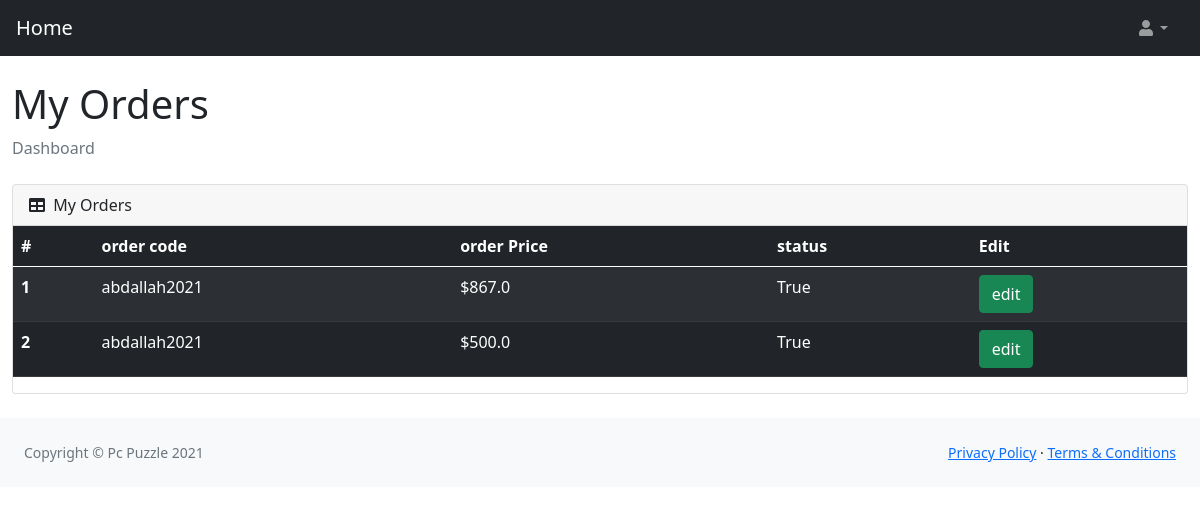
/profile/ (signed in), run on the app's committed database.
### Tech_Parts/models.py (models this page shows, shortened)
class Order(models.Model):
    customer=models.ForeignKey(Customer,blank=True,null=True,on_delete=models.CASCADE)
    supplier=models.ForeignKey(Supplier,on_delete=models.CASCADE,default=1)
    products=models.ManyToManyField(Product,blank=True)
    code=models.CharField(blank=True,null=True,max_length=100)
    ordered=models.BooleanField(default=False)
    delivered=models.BooleanField(default=False)
    device=models.CharField(max_length=120,blank=True,null=True)
    def total_price(self):
        price=0
        for i in self.products.all():
            price += i.price
        return price
    def discount(self):
        percentage=(10/100)*self.total_price()
        return percentage

class Product(models.Model):
    name=models.CharField(max_length=100)
    image=models.ImageField(blank=True,null=True)
    price=models.PositiveIntegerField(default=0)
    category=models.ForeignKey(Category,null=True,blank=True,on_delete=models.SET_NULL)
    processor=models.ForeignKey(Processor,null=True,blank=True,on_delete=models.SET_NULL)
    type=models.ForeignKey(Type,default=6,null=True,on_delete=models.SET_NULL)
    details=HTMLField()
    code=models.CharField(max_length=100,blank=True)
    slug=models.SlugField(blank=True,max_length=100,unique=True)

### Tech_Parts/views.py (the view)
# urls.py: path("profile/",views.profile,name="profile"),
@login_required
def profile(request):
    order=Order.objects.filter(customer_id=request.user.id,ordered=True,delivered=True)
    context={"order":order}
    return render(request,"dashboard/profile.html",context)

### templates/dashboard/profile.html (shortened to what this page needs)
{% load static %}
<!DOCTYPE html>
<html lang="en">
    <head>
        <link href="https://cdn.jsdelivr.net/npm/simple-datatables@latest/dist/style.css" rel="stylesheet" />
        <link href="{% static 'dashboard/css/styles.css'  %}" rel="stylesheet" />
    </head>
    <body class="sb-nav-fixed">
        <nav class="sb-topnav navbar navbar-expand navbar-dark bg-dark">
            <a class="navbar-brand ps-3" href="{% url 'home:home' %}">Home</a>
            <ul class="navbar-nav ms-auto ms-md-0 me-3 me-lg-4">
                <li class="nav-item dropdown">
                    <a class="nav-link dropdown-toggle" id="navbarDropdown" href="#" role="button" data-bs-toggle="dropdown" aria-expanded="false"><i class="fas fa-user fa-fw"></i></a>
                </li>
            </ul>
        </nav>
        <div id="">
            <div class="prof" id="layoutSidenav_content">
                <main>
                    <div class="container-fluid">
                        <h1 class="mt-4">My Orders</h1>
                        <ol class="breadcrumb mb-4">
                            <li class="breadcrumb-item active">Dashboard</li>
                        </ol>
                        <div class="card mb-4">
                            <div class="card-header">
                                <i class="fas fa-table me-1"></i>
                                My Orders
                            </div>
                            <table class="table table-striped table-dark">
                                <thead>
                                  <tr>
                                    <th scope="col">#</th>
                                    <th scope="col">order code</th>
                                     <th scope="col">order Price</th>
                                    <th scope="col">status</th>
                                    <th id="items" scope="col">Edit</th>
                                  </tr>
                                </thead>
                                <tbody>
                                    {% for i in order %}
                                  <tr>
                                    <th scope="row">{{forloop.counter}}</th>
                                    <td>{{i.code}}</td>
                                    <td>${{i.discount}}</td>
                                    <td>{{i.delivered}}</td>
                                    <td id="items"> <button type="button" class="btn btn-success" data-bs-toggle="modal" data-bs-target="#exampleModal-{{i.id}}">
                                        edit
                                       </button></td>
                                  </tr>
  <div class="modal fade" id="exampleModal-{{i.id}}" tabindex="-1" aria-labelledby="exampleModalLabel" aria-hidden="true">
                                  {% endfor %}
                                </tbody>
                              </table>
                        </div>
                    </div>
                </main>
                <footer class="py-4 bg-light mt-auto">
                    <div class="container-fluid px-4">
                        <div class="d-flex align-items-center justify-content-between small">
                            <div class="text-muted">Copyright &copy; Pc Puzzle 2021</div>
                            <div>
                                <a href="#">Privacy Policy</a>
                                &middot;
                                <a href="#">Terms &amp; Conditions</a>
                            </div>
                        </div>
                    </div>
                </footer>
            </div>
        </div>
    </body>
</html>

### templates/dashboard/profile.html (style rules this page uses)
.prof { margin-top:5rem ; }

### data on the page
Order: code "abdallah2021", discount "867.0", delivered "True"
Order: code "abdallah2021", discount "500.0", delivered "True"
